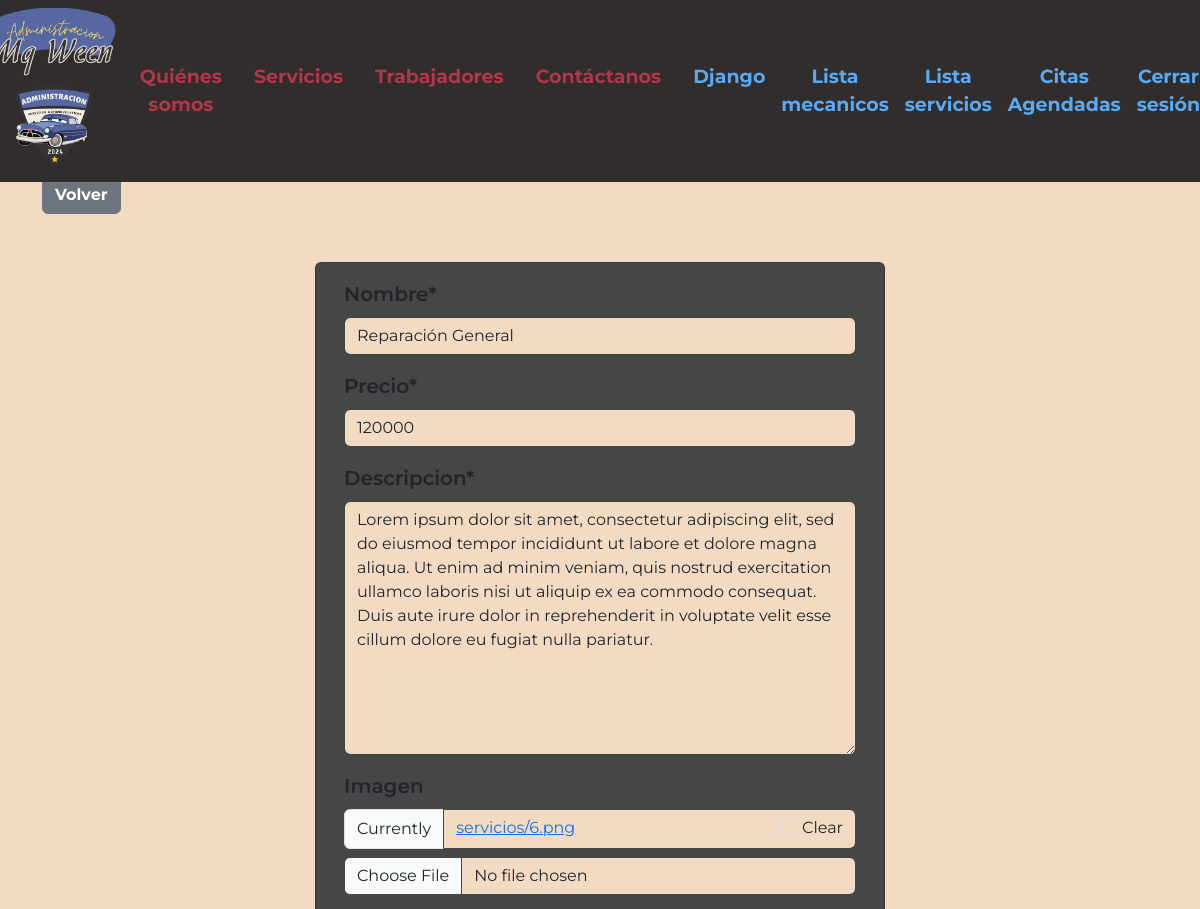
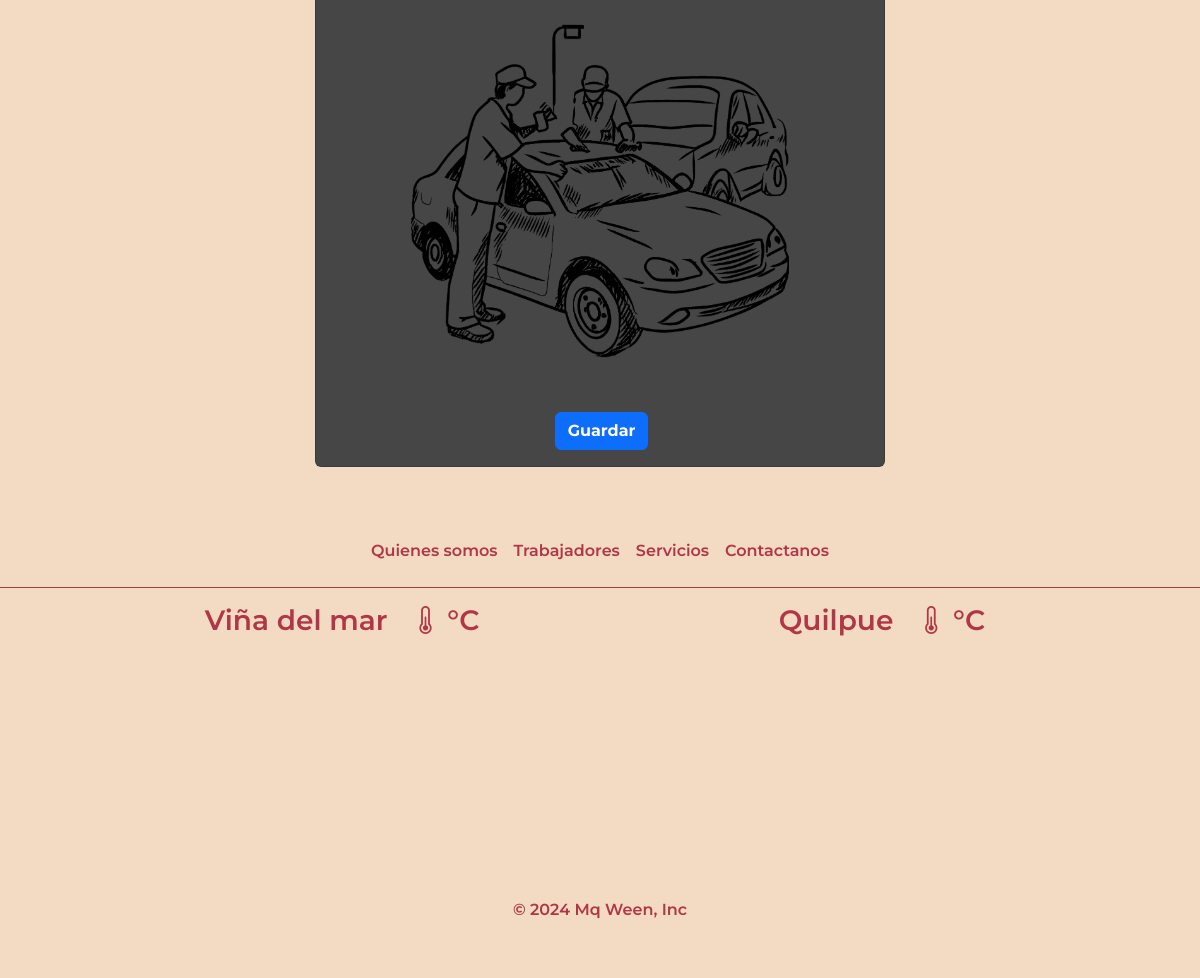
Screenshot of /servicio_add/3/ (signed in) with the database file from the repository (2 pictures, top to bottom).
### base/models.py (models this page shows, shortened)
class Servicio(models.Model):
    id_servicio = models.AutoField(primary_key=True)
    nombre = models.CharField(max_length=50)
    precio = models.IntegerField(null=True,validators=[MaxValueValidator(9999999999)])
    descripcion = models.TextField()
    imagen = models.ImageField(upload_to='servicios', null=True, blank=True)

### base/views.py (the view)
# urls.py: path('servicio_add/', views.servicio_add, name='servicio_add_no_id'),
@login_required
@user_passes_test(is_superuser)
def servicio_add(request,id_servicio=None):
    instance = get_object_or_404(Servicio, id_servicio=id_servicio) if id_servicio else None
    if request.method == 'POST':
        form = servicioForm(request.POST,request.FILES,instance=instance)
        if form.is_valid():
            form.save()
            if id_servicio:
                mensaje = 'Servicio actualizado correctamente'
            else:
                form = servicioForm()
                mensaje = 'Servicio agregado correctamente'
            context = {
                'mensaje':mensaje,
                'form': form,
                'soy_admin' :soy_admin(request.user)
            }
            return render(request, 'base/servicio_add.html', context)
        else:
            form = servicioForm(instance=instance)
            return render(request, 'base/servicio_add.html', {'form': form})
    else:
        form = servicioForm(instance=instance)
        return render(request, 'base/servicio_add.html', {'form': form})

### base/forms.py
class servicioForm(forms.ModelForm):
    nombre = forms.CharField(required=True,max_length=50)
    descripcion = forms.CharField(required=True,widget=forms.Textarea)
    precio = forms.IntegerField(required=True)
    imagen = forms.ImageField(required=False)
    class Meta:
        model = Servicio
        fields = ['nombre', 'precio','descripcion', 'imagen']

### base/views.py (called while the page is built)
def is_superuser(user):
    return user.is_superuser

### base/templates/base/servicio_add.html (shortened to what this page needs)
{% extends '../base.html' %}
{% load static %}
{% load crispy_forms_tags %}
{% block content %}
    <section class="servicio-agregar">
        <div class="container mb-3 mt-5 pt-4 flex-column align-items-center justify-content-center">
            <div>
                <h1 class="mt-5 text-center fw-bold" style="color: var(--gris);">Agregar Servicios</h1>
            </div>
            <div>
                <a href="{% url 'servicio_list' %}" class="btn btn-secondary fw-bold">Volver</a>
            </div>
        </div>
        <div class="container mt-5">
            <div class="row justify-content-center">
                <div class="card col-md-6" style="background-color: var(--gris);">
                    <form method="POST" enctype="multipart/form-data" class="needs-validation" novalidate>
                        <div class="form-group texto-color fs-5 fw-semibold p-3">
                                {{form.nombre|as_crispy_field}}
                                {{form.precio|as_crispy_field}}
                                {{form.descripcion|as_crispy_field}}
                                {{form.imagen|as_crispy_field}}
                            {% if form.instance.imagen %}
                                <div  class="row justify-content-center mb-3">
                                    <img class="rounded w-75" id="imagenPreview" src="{{ form.instance.imagen.url }}" alt="Imagen del mecanico">
                                </div>
                            {% endif %}
                        </div>
                        <div class="d-grid gap-2 col-2 mx-auto">
                            <button type="submit" class="btn btn-primary fw-bold mb-3">Guardar</button>
                        </div>
                    </form>
                </div>
            </div>
        </div>
        <br>
    </section>
{% endblock %}

### base/static/css/base.css (style rules this page uses)
:root { --rojo: #b03648 !important; --gris: #474646 !important; --piel: #f3dbc3 !important; --amarillo: #dfdf96 !important; --purpura: #612CEE !important; --verde: #5FD315 !important; --celeste: #26CAC0 !important; --naranja: #FF7F50 !important; --azul: #59aaf5 !important; --rosa: #FF1493 !important; --blanco: #FFFFFF !important; --negro: #322D2D !important; --bs-body-bg: var(--piel) !important; }
.form-control { border: 1px solid var(--gris) !important; }
html { font-size: 100%; box-sizing: border-box; }
*, *:before, *:after { box-sizing: inherit; }
* { box-sizing: border-box; text-decoration: none; margin: 0; padding: 0; font-family: 'Montserrat',sans-serif; }
body { margin: 0; background-color: var(--piel); }

### rows the page displays
Servicio: nombre "Reparación General", precio "120000", descripcion "Lorem ipsum dolor sit amet, consectetur adipiscing elit, sed do eiusmod tempor incididunt ut labore et dolore magna aliqua. Ut enim ad minim veniam, quis nostrud exercitation ullamco laboris nisi ut aliquip ex ea commodo consequat. Duis aute irure dolor in reprehenderit in voluptate velit esse cillum dolore eu fugiat nulla pariatur.", instance.imagen (picture)
